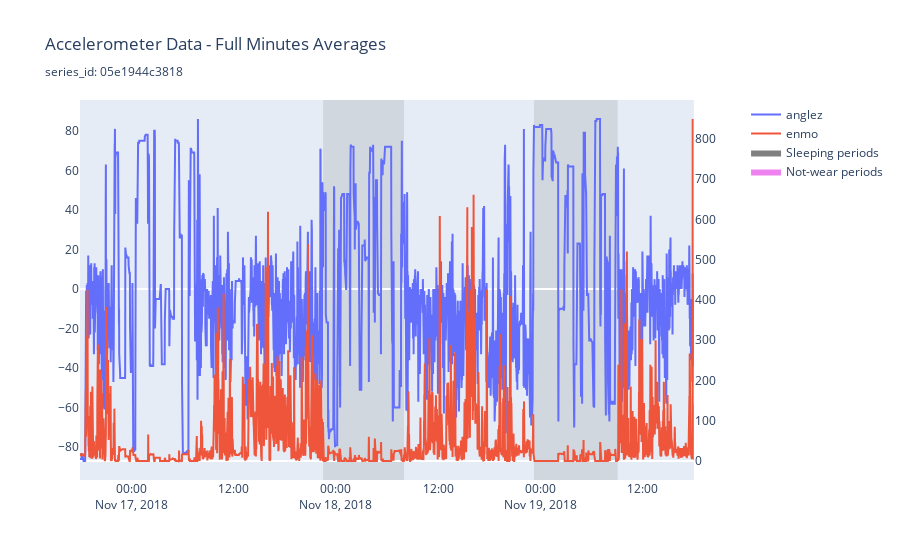

Here is the notebook cell this chart was saved with:
### Code cell
%timeit
plot_data(df, idx=df["series_id"].unique().sort().to_numpy()[0])

### Figure 1 — Plotly figure (JSON) as saved in the notebook; plotly's stock layout.template omitted (floating-point values rounded to 4 significant figures; data arrays with more than 128 entries replaced by an {"elided": "..."} marker saying what was removed)
{"data": [{"mode": "lines", "name": "anglez", "type": "scatter", "x": {"elided": "4321 str values"}, "xaxis": "x", "y": {"elided": "4321 int values"}, "yaxis": "y"}, {"mode": "lines", "name": "enmo", "type": "scatter", "x": {"elided": "4321 str values"}, "xaxis": "x", "y": {"elided": "4321 int values"}, "yaxis": "y2"}, {"fill": "tozeroy", "fillcolor": "gray", "line": {"color": "gray", "width": 0}, "mode": "lines", "name": "Sleeping periods", "opacity": 0.2, "type": "scatter", "x": [null], "y": [null]}, {"fill": "tozeroy", "fillcolor": "violet", "line": {"color": "violet", "width": 0}, "mode": "lines", "name": "Not-wear periods", "opacity": 0.7, "type": "scatter", "x": [null], "y": [null]}], "layout": {"autosize": true, "shapes": [{"fillcolor": "gray", "layer": "below", "line": {"width": 0}, "opacity": 0.2, "type": "rect", "x0": "2018-11-17T22:31:00", "x1": "2018-11-18T08:00:00", "xref": "x", "y0": 0, "y1": 1, "yref": "y domain"}, {"fillcolor": "gray", "layer": "below", "line": {"width": 0}, "opacity": 0.2, "type": "rect", "x0": "2018-11-18T23:15:00", "x1": "2018-11-19T09:04:00", "xref": "x", "y0": 0, "y1": 1, "yref": "y domain"}], "title": {"text": "Accelerometer Data - Full Minutes Averages<br><sub>series_id: 05e1944c3818</sub>"}, "xaxis": {"anchor": "y", "autorange": true, "domain": [0, 0.94], "range": ["2018-11-16 18:00", "2018-11-19 18:00"], "showgrid": false, "type": "date"}, "yaxis": {"anchor": "x", "autorange": true, "domain": [0, 1], "range": [-96.61, 95.61], "showgrid": false, "type": "linear"}, "yaxis2": {"anchor": "x", "autorange": true, "overlaying": "y", "range": [-47.17, 896.2], "showgrid": false, "side": "right", "type": "linear"}}}
